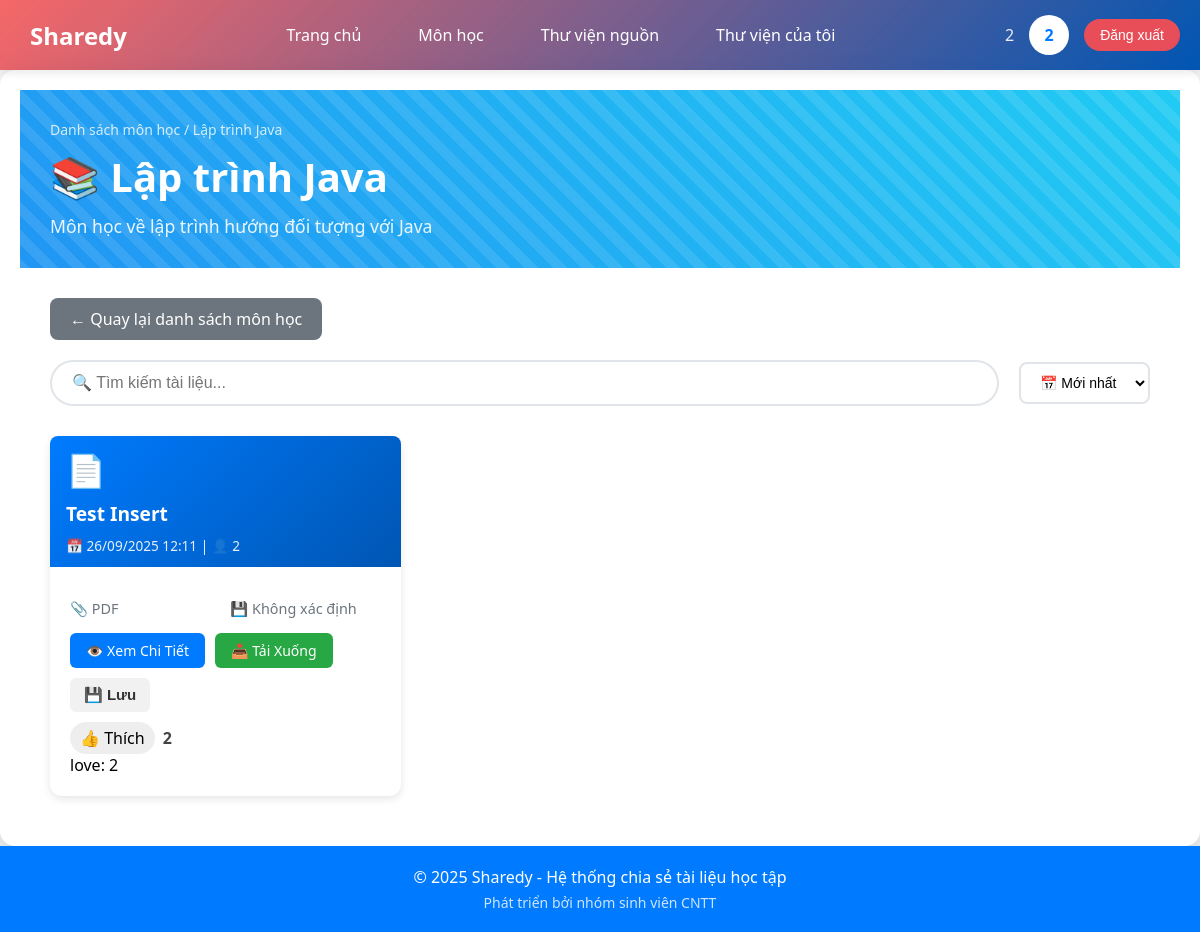
/index.php?page=tailieumon&id_mon_hoc=1 (signed in), run on the app's committed database.
### tables this page shows
CREATE TABLE `mon_hoc` (
  `id` int NOT NULL AUTO_INCREMENT,
  `ten_mon` varchar(100) NOT NULL,
  `mo_ta` text,
  PRIMARY KEY (`id`)
);

CREATE TABLE `bai_chia_se` (
  `id` int NOT NULL AUTO_INCREMENT,
  `loai` enum('tai_lieu','bai_viet') NOT NULL,
  `tieu_de` varchar(200) NOT NULL,
  `mo_ta` text,
  `file_upload` varchar(255) DEFAULT NULL,
  `link_host` varchar(255) DEFAULT NULL,
  `link_source` varchar(255) DEFAULT NULL,
  `cong_nghe` varchar(255) DEFAULT NULL,
  `id_mon_hoc` int DEFAULT NULL,
  `id_danh_muc` int DEFAULT NULL,
  `id_nguoi_dung` int NOT NULL,
  `ngay_tao` timestamp NOT NULL DEFAULT CURRENT_TIMESTAMP,
  `ngay_cap_nhat` timestamp NULL DEFAULT NULL,
  `tom_tat` text,
  `tong_reaction` int DEFAULT '0',
  PRIMARY KEY (`id`),
  KEY `id_mon_hoc` (`id_mon_hoc`) /*!80000 INVISIBLE */,
  KEY `id_danh_muc` (`id_danh_muc`),
  KEY `bai_chia_se_ibfk_3` (`id_nguoi_dung`),
  CONSTRAINT `bai_chia_se_ibfk_1` FOREIGN KEY (`id_mon_hoc`) REFERENCES `mon_hoc` (`id`),
  CONSTRAINT `bai_chia_se_ibfk_2` FOREIGN KEY (`id_danh_muc`) REFERENCES `danh_muc` (`id`),
  CONSTRAINT `bai_chia_se_ibfk_3` FOREIGN KEY (`id_nguoi_dung`) REFERENCES `nguoi_dung` (`id`)
);

CREATE TABLE `nguoi_dung` (
  `id` int NOT NULL AUTO_INCREMENT,
  `ten_dang_nhap` varchar(50) NOT NULL,
  `email` varchar(100) NOT NULL,
  `mat_khau` varchar(255) NOT NULL,
  `remember_token` varchar(64) DEFAULT NULL,
  `ho_ten` varchar(100) DEFAULT NULL,
  `vai_tro` enum('quan_tri_vien','nguoi_dung','khach') DEFAULT 'khach',
  `ngay_tao` timestamp NULL DEFAULT CURRENT_TIMESTAMP,
  `ngay_cap_nhat` timestamp NULL DEFAULT CURRENT_TIMESTAMP ON UPDATE CURRENT_TIMESTAMP,
  `trang_thai` enum('hoạt_dong','khoa') DEFAULT NULL,
  `ma_xac_minh` varchar(6) DEFAULT NULL,
  `da_xac_minh` tinyint(1) DEFAULT '0',
  PRIMARY KEY (`id`),
  UNIQUE KEY `ten_dang_nhap` (`ten_dang_nhap`),
  UNIQUE KEY `email` (`email`)
);

### config/ketNoiDB.php (called while the page is built, shortened)
<?php
function lam_sach_chuoi($chuoi)
{
    return htmlspecialchars(trim($chuoi), ENT_QUOTES, 'UTF-8');
}
function dinh_dang_ngay($ngay)
{
    return date('d/m/Y H:i', strtotime($ngay));
}
function lay_tong_reaction($pdo, $id_bai)
{
    $sql = "SELECT COUNT(*) as tong FROM reaction WHERE id_bai_chia_se = ?";
    $stmt = $pdo->prepare($sql);
    $stmt->execute([$id_bai]);
    $row = $stmt->fetch();
    return $row ? $row['tong'] : 0;
}
function lay_chi_tiet_reaction($pdo, $id_bai)
{
    $sql = "SELECT loai_cam_xuc, COUNT(*) as so_luong
            FROM reaction
            WHERE id_bai_chia_se = ?
            GROUP BY loai_cam_xuc";
    $stmt = $pdo->prepare($sql);
    $stmt->execute([$id_bai]);
    $rows = $stmt->fetchAll();
    $ketqua = [
        'like' => 0,
        'love' => 0,
        'care' => 0,
        'haha' => 0,
        'wow' => 0,
        'sad' => 0,
        'angry' => 0
    ];
    foreach ($rows as $row) {
        $ketqua[$row['loai_cam_xuc']] = $row['so_luong'];
    }
    return $ketqua;
}

### src/Views/taiLieuMon.php (the view, shortened to what this page needs)
<?php
include __DIR__ . '/../../config/ketNoiDB.php';
$id_mon_hoc = isset($_GET['id_mon_hoc']) ? (int)$_GET['id_mon_hoc'] : 0;
try {
    $sql_mon_hoc = "SELECT * FROM mon_hoc WHERE id = :id_mon_hoc";
    $stmt_mon_hoc = $pdo->prepare($sql_mon_hoc);
    $stmt_mon_hoc->execute([':id_mon_hoc' => $id_mon_hoc]);
    $thong_tin_mon_hoc = $stmt_mon_hoc->fetch();
} catch (PDOException $e) {
    die("Lỗi truy vấn: " . $e->getMessage());
}
try {
    $sql_tai_lieu = "SELECT bcs.*, nd.ho_ten as ten_nguoi_dang
                     FROM bai_chia_se bcs
                     LEFT JOIN nguoi_dung nd ON bcs.id_nguoi_dung = nd.id
                     WHERE bcs.id_mon_hoc = :id_mon_hoc AND bcs.loai = 'tai_lieu'
                     ORDER BY bcs.ngay_tao DESC";
    $stmt_tai_lieu = $pdo->prepare($sql_tai_lieu);
    $stmt_tai_lieu->execute([':id_mon_hoc' => $id_mon_hoc]);
    $danh_sach_tai_lieu = $stmt_tai_lieu->fetchAll();
} catch (PDOException $e) {
    $danh_sach_tai_lieu = array();
    $loi = "Không thể tải danh sách tài liệu: " . $e->getMessage();
}
function lay_icon_file($duong_dan_file)
{
    $duoi_file = strtolower(pathinfo($duong_dan_file, PATHINFO_EXTENSION));
    switch ($duoi_file) {
        case 'pdf':
            return '📄';
    }
}
function tinh_kich_thuoc_file($duong_dan_file)
{
    return 'Không xác định';
}
?>
<!DOCTYPE html>
<html lang="vi">
<head>
</head>
<body>
    <div class="container">
        <div class="header">
            <div class="header-content">
                <div class="breadcrumb">
                    <a href="index.php?page=monhoc">Danh sách môn học</a> /
                    <?php echo lam_sach_chuoi($thong_tin_mon_hoc['ten_mon']); ?>
                </div>
                <h1>📚 <?php echo lam_sach_chuoi($thong_tin_mon_hoc['ten_mon']); ?></h1>
                <p>
                    <?php
                    if (!empty($thong_tin_mon_hoc['mo_ta'])) {
                        echo lam_sach_chuoi($thong_tin_mon_hoc['mo_ta']);
                    } else {
                        echo "Khám phá các tài liệu học tập chất lượng cao";
                    }
                    ?>
                </p>
            </div>
        </div>
        <div class="content">
            <a href="index.php?page=monhoc" class="back-btn">
                ← Quay lại danh sách môn học
            </a>
            <?php if (empty($danh_sach_tai_lieu)): ?>
                <div class="empty-state">
                    <h3>📭 Chưa có tài liệu nào</h3>
                    <p>Môn học này chưa có tài liệu nào được upload.</p>
                    <a href="index.php?page=upload" class="btn btn-primary">
                        ➕ Upload Tài Liệu Đầu Tiên
                    </a>
                </div>
            <?php else: ?>
                <div class="search-sort-container">
                    <input type="text"
                        class="search-box"
                        id="search-input"
                        placeholder="🔍 Tìm kiếm tài liệu...">
                    <select class="sort-select" id="sort-select" onchange="sap_xep_tai_lieu()">
                        <option value="moi-nhat">📅 Mới nhất</option>
                    </select>
                </div>
                <div class="tai-lieu-grid" id="tai-lieu-container">
                    <?php foreach ($danh_sach_tai_lieu as $tai_lieu): ?>
                        <div class="tai-lieu-card"
                            data-title="<?php echo strtolower(lam_sach_chuoi($tai_lieu['tieu_de'])); ?>"
                            data-date="<?php echo $tai_lieu['ngay_tao']; ?>">
                            <div class="tai-lieu-header">
                                <span class="file-icon">
                                    <?php echo lay_icon_file($tai_lieu['file_upload']); ?>
                                </span>
                                <div class="tai-lieu-title">
                                    <?php echo lam_sach_chuoi($tai_lieu['tieu_de']); ?>
                                </div>
                                <div class="tai-lieu-meta">
                                    📅 <?php echo dinh_dang_ngay($tai_lieu['ngay_tao']); ?>
                                    <?php if (!empty($tai_lieu['ten_nguoi_dang'])): ?>
                                        | 👤 <?php echo lam_sach_chuoi($tai_lieu['ten_nguoi_dang']); ?>
                                    <?php endif; ?>
                                </div>
                            </div>
                            <div class="tai-lieu-body">
                                <div class="tai-lieu-info">
                                    <div class="info-item">
                                        📎 <?php echo strtoupper(pathinfo($tai_lieu['file_upload'], PATHINFO_EXTENSION)); ?>
                                    </div>
                                    <div class="info-item">
                                        💾 <?php echo tinh_kich_thuoc_file($tai_lieu['file_upload']); ?>
                                    </div>
                                </div>
                                <div class="tai-lieu-actions">
                                    <a href="index.php?page=chitiettailieu&id=<?php echo $tai_lieu['id']; ?>"
                                        class="btn btn-primary">
                                        👁️ Xem Chi Tiết
                                    </a>
                                    <a href="<?php echo $tai_lieu['file_upload']; ?>"
                                        class="btn btn-success"
                                        download
                                        target="_blank">
                                        📥 Tải Xuống
                                    </a>
                                    <?php
                                    $sql = "SELECT 1 FROM thu_vien_ca_nhan WHERE id_nguoi_dung = :user AND id_bai_chia_se = :post";
                                    $stmt = $pdo->prepare($sql);
                                    $stmt->execute([
                                        ':user' => $_SESSION['user_id'] ?? 0,
                                        ':post' => $tai_lieu['id']
                                    ]);
                                    $da_luu = $stmt->fetch();
                                    ?>
                                    <button class="btn-save <?php echo $da_luu ? 'saved' : ''; ?>"
                                        onclick="toggleSave(this, <?php echo $tai_lieu['id']; ?>)">
                                        <?php echo $da_luu ? '✅ Đã lưu' : '💾 Lưu'; ?>
                                    </button>
                                </div>
                                <div class="reaction-box" data-id="<?php echo $tai_lieu['id']; ?>">
                                    <div class="like-button">
                                        👍 <span class="like-text">Thích</span>
                                    </div>
                                    <span class="reaction-count">
                                        <?php echo lay_tong_reaction($pdo, $tai_lieu['id']); ?>
                                    </span>
                                </div>
                                <?php
                                $chiTiet = lay_chi_tiet_reaction($pdo, $tai_lieu['id']);
                                ?>
                                <div class="reaction-detail">
                                    <?php foreach ($chiTiet as $loai => $sl): ?>
                                        <?php if ($sl > 0): ?>
                                            <span class="reaction-item">
                                                <?= htmlspecialchars($loai) ?>: <?= $sl ?>
                                            </span>
                                        <?php endif; ?>
                                    <?php endforeach; ?>
                                </div>
                            </div>
                        </div>
                </div>
        </div>
    <?php endforeach; ?>
    </div>
<?php endif; ?>
</body>
</html>

### src/Views/layout.php (style rules this page uses)
* { margin: 0; padding: 0; box-sizing: border-box; }
body { font-family: 'Segoe UI', Tahoma, Geneva, Verdana, sans-serif; background-color: #f4f4f4ff; }
.container { justify-content: center; align-items: center; min-height: calc(100vh - 60px); background-image: url(https://static.tramdoc.vn/image/img.news/0/0/0/8341.jpg?v=1&w=300&h=200&nocache=1); padding: 20px; background-size: cover; background-position: center; background-repeat: no-repeat; }

### src/Views/taiLieuMon.php (style rules this page uses)
* { margin: 0; padding: 0; box-sizing: border-box; }
body { font-family: 'Segoe UI', Tahoma, Geneva, Verdana, sans-serif; background: linear-gradient(135deg, #667eea 0%, #764ba2 100%); min-height: 100vh; }
.container { max-width: 1200px; margin: 0 auto; background: white; border-radius: 15px; box-shadow: 0 10px 30px rgba(0, 0, 0, 0.2); overflow: hidden; }
.header { background: linear-gradient(45deg, #2196F3, #21CBF3); color: white; padding: 30px; position: relative; overflow: hidden; }
.header::before { content: ''; position: absolute; top: -50%; right: -50%; width: 200%; height: 200%; background: repeating-linear-gradient(45deg, transparent, transparent 10px, rgba(255, 255, 255, 0.1) 10px, rgba(255, 255, 255, 0.1) 20px); animation: move 20s linear infinite; }
.header-content { position: relative; z-index: 2; }
.breadcrumb { font-size: 14px; opacity: 0.8; margin-bottom: 10px; }
.breadcrumb a { color: white; text-decoration: none; }
.header h1 { font-size: 2.5em; margin-bottom: 10px; }
.header p { font-size: 1.1em; opacity: 0.9; }
.content { padding: 30px; }
.search-sort-container { display: flex; gap: 20px; margin-bottom: 30px; flex-wrap: wrap; align-items: center; }
.search-box { flex: 1; min-width: 250px; padding: 12px 20px; border: 2px solid #e1e5e9; border-radius: 25px; font-size: 16px; transition: all 0.3s; }
.sort-select { padding: 10px 15px; border: 2px solid #e1e5e9; border-radius: 8px; background: white; cursor: pointer; font-size: 14px; }
.tai-lieu-grid { display: grid; grid-template-columns: repeat(auto-fill, minmax(280px, 1fr)); gap: 24px; margin-top: 20px; }
.tai-lieu-card { background: #fff; border-radius: 12px; box-shadow: 0 3px 8px rgba(0, 0, 0, 0.1); display: flex; flex-direction: column; justify-content: space-between; min-height: 360px; transition: transform 0.2s ease, box-shadow 0.2s ease; }
.tai-lieu-header { background: linear-gradient(135deg, #007bff, #0056b3); color: #fff; padding: 12px 16px; border-radius: 8px 8px 0 0; }
.file-icon { font-size: 2em; margin-bottom: 10px; display: block; }
.tai-lieu-title { font-size: 1.2em; font-weight: 600; margin-bottom: 8px; line-height: 1.4; display: -webkit-box; -webkit-line-clamp: 2; -webkit-box-orient: vertical; overflow: hidden; }
.tai-lieu-meta { font-size: 0.85em; opacity: 0.9; }
.tai-lieu-body { padding: 20px; }
.tai-lieu-info { display: grid; grid-template-columns: 1fr 1fr; gap: 10px; margin-bottom: 15px; font-size: 0.9em; color: #6c757d; }
.info-item { display: flex; align-items: center; gap: 5px; }
.tai-lieu-actions { display: flex; gap: 10px; flex-wrap: wrap; }
.btn { padding: 8px 16px; border: none; border-radius: 6px; text-decoration: none; font-size: 14px; font-weight: 500; transition: all 0.3s; cursor: pointer; display: inline-flex; align-items: center; gap: 5px; }
.btn-primary { background: #007bff; color: white; }
.btn-success { background: #28a745; color: white; }
.reaction-box { display: inline-flex; align-items: center; position: relative; margin-top: 10px; cursor: pointer; }
.like-button { padding: 5px 10px; background: #eee; border-radius: 20px; transition: background 0.2s; }
.reaction-count { margin-left: 8px; font-weight: bold; color: #444; }
.back-btn { background: #6c757d; color: white; padding: 10px 20px; text-decoration: none; border-radius: 8px; display: inline-flex; align-items: center; gap: 8px; font-weight: 500; transition: all 0.3s; margin-bottom: 20px; }
.btn-save { padding: 8px 14px; border: none; border-radius: 6px; font-size: 15px; cursor: pointer; font-weight: bold; background: #f1f1f1; color: #333; transition: all 0.2s ease; }

### data on the page
mon_hoc: ten_mon "Lập trình Java", mo_ta "Môn học về lập trình hướng đối tượng với Java"
bai_chia_se: file_upload "📄", tieu_de "Test Insert", ngay_tao "26/09/2025 12:11", id_nguoi_dung.ho_ten "2", file_upload "PDF", file_upload "Không xác định", id "2", loai "love"

### other printed values
$fullname "2"
$avatar "2"
